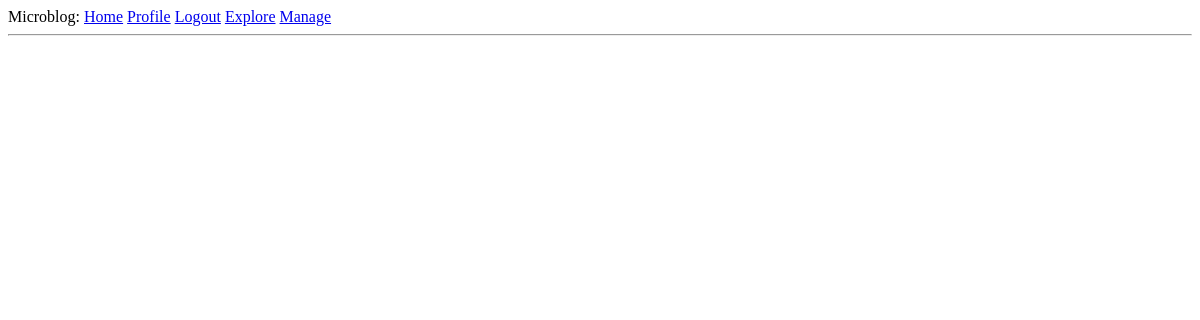
The app's page /manage (signed in), older data.
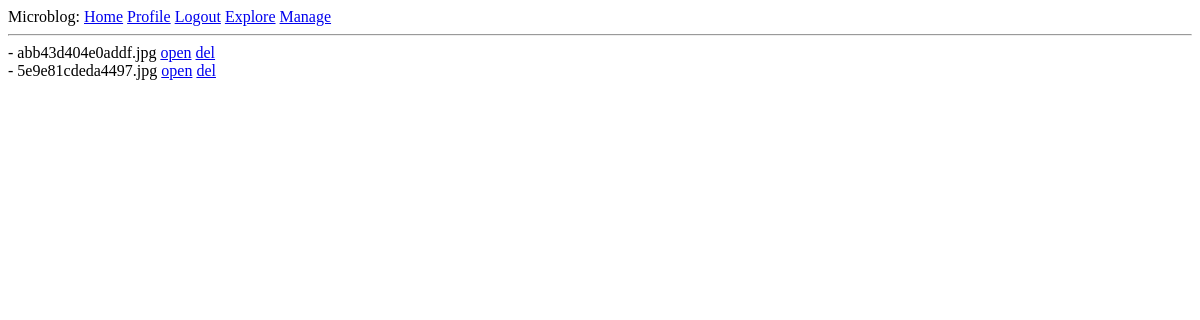
The same page, newer data.
### app/models.py (models this page shows, shortened)
class Post(db.Model):
    id = db.Column(db.Integer, primary_key=True)
    title = db.Column(db.String(140))
    url = db.Column(db.String(140))
    timestamp = db.Column(db.DateTime, index=True, default=datetime.utcnow)
    user_id = db.Column(db.Integer, db.ForeignKey('user.id'))

### app/routes.py (the view)
@app.route('/manage')
@login_required
def manage():
    files_user = Post.query.filter_by(author=current_user).all()
    urls = []
    for f in files_user:
        urls.append(f.url)
    return render_template('manage.html', files_list=urls)

### app/models.py (called while the page is built)
@login.user_loader
def load_user(id):
    return User.query.get(int(id))

### app/routes.py (called while the page is built)
@app.before_request
def before_request():
    if current_user.is_authenticated:
        current_user.last_seen = datetime.utcnow()
        db.session.commit()

### app/templates/manage.html
{% extends "base.html" %}
{% block content %}
{% for photo in files_list %}
    - {{ photo }}
    <a href="{{ url_for('open_file', filename=photo) }}">open</a>
    <a href="{{ url_for('delete_file', filename=photo) }}">del</a><br>
{% endfor %}
{% endblock %}

Row changes from the older to the newer data that the page shows:
added Post: url "abb43d404e0addf.jpg"
added Post: url "5e9e81cdeda4497.jpg"
